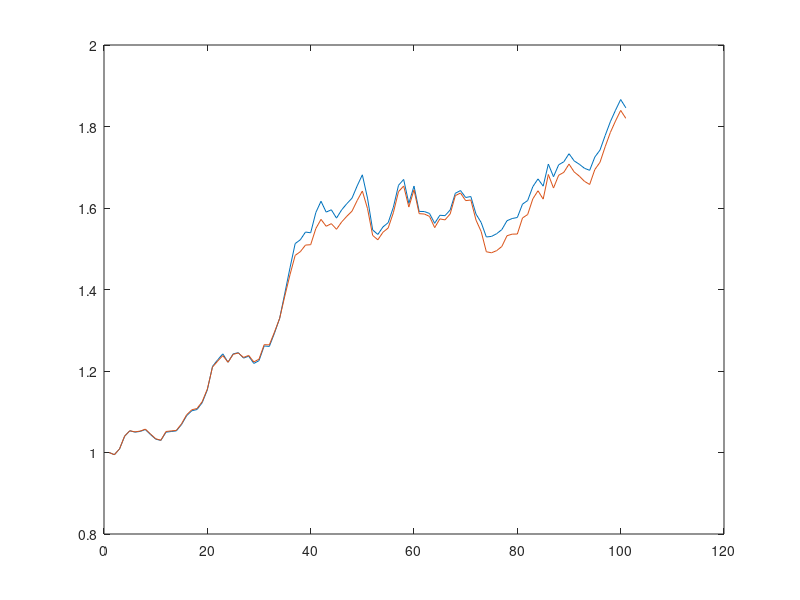

Write the MATLAB code that produced this figure.
clear;
S0 = 1;
T = 1;
r = .6;
sigma = 0.2;
L = 100; % number of time intervals
dt = T/L;
M = 1; % number of asset paths

rho=1.;
a=0.2;
b=5;
c=0.2;

Y = zeros(M,L);
S = S0*ones(M,L+1); % asset paths
D = S0*ones(M,L+1);
var=sigma^2*ones(M,L+1);
for k = 2:L+1
    X1=randn(M,1);
    Z=randn(M,1);
    X2=rho*X1+sqrt(1-rho^2)*Z;
S(:,k)=S(:,k-1)+r*dt*S(:,k-1)+sqrt(var(:,k-1)).*S(:,k-1)*sqrt(dt).*X1;
D(:,k)=D(:,k-1)+r*dt*D(:,k-1)+sigma*D(:,k-1)*sqrt(dt).*X1;
var(:,k)=var(:,k-1)+(a-b*var(:,k-1))*dt+c*sqrt(var(:,k-1))*sqrt(dt).*X2;
end

plot(S(:,:)')
hold on;
plot(D(:,:)')

